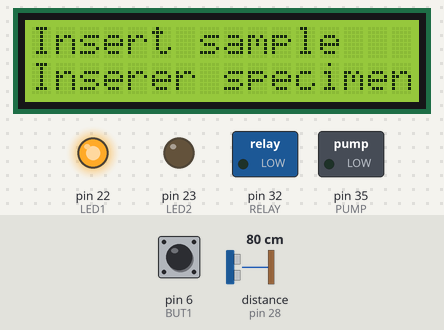
The sketch below on a simulated Arduino Mega 2560, built with avr-gcc and run on an emulated ATmega2560. On the bench: 16×2 character LCD, switched loads named in the sketch (green lamp = pin HIGH), output pins drawn as LEDs (lit = HIGH). Inputs (shaded band) come from the test bench; at power-on: pin 6 (BUT1) LOW, distance to the obstacle (sensor on pin 28) 80 cm. The echo pulse lasts 58.3 µs per cm; pins used as bus, display or sensor lines are not drawn; what the sketch prints to the serial monitor is not drawn.

Above: at 1.2 s.
1.3 s: pin 6 (BUT1) pulled HIGH for 0.15 s
At 2.0 s:
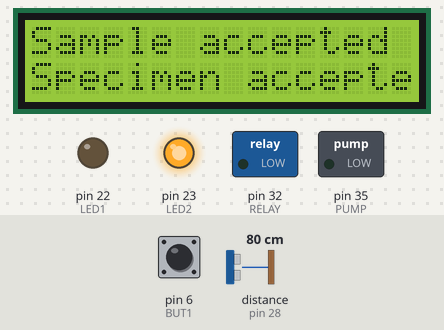
At 3.2 s:
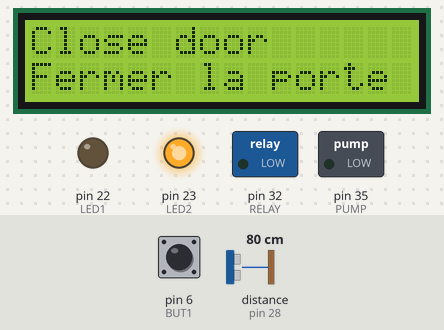
4.4 s: distance to the obstacle (sensor on pin 28) set to 2 cm
At 10.1 s:
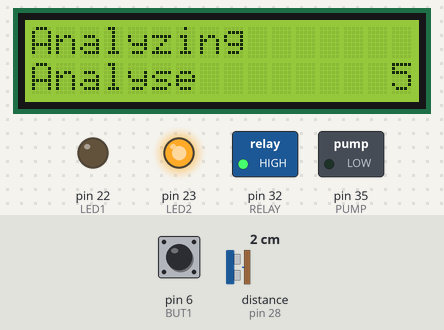
Timing chart, 0 to 11.6 s (numbered marks = the images above; inputs shaded):
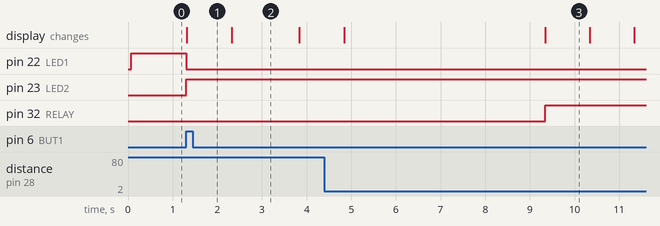

Measured:
- after the input at 1.3 s, pin 22 (LED1): HIGH → LOW at once; pin 23 (LED2): LOW → HIGH at once; the display: changes at once (image 1)
- after the input at 4.4 s, pin 32 (RELAY): LOW → HIGH after 4.9 s
- what the display in image 2 shows lasts 1.5 s, from 2.3 s to 3.8 s
- what the display in image 3 shows lasts 1.0 s, from 9.3 s to 10.3 s

The sketch:

Liquid_pump.ino
```cpp
/* Liquid_pump.ino
 *
 * This device is built into a large metal box with a front facing door. The door has 2 potentiometers and 5 switches on it as well as an LCD display
 * Inside the door is a small slot where a vial (the sample) can be placed. When the sample is inserted, a button is pressed.
 * The user must then close the door, activating the proximity sensor inside, and manipulate the switches and potentiometers to the correct values.
 * Once the correct combination is set, the relay is activated, sending power to the liquid pump which pumps water through a long tube into an external vial.
 *
 * LCD RS pin to digital pin 12
 * LCD Enable pin to digital pin 11
 * LCD D4 pin to digital pin 5
 * LCD D5 pin to digital pin 4
 * LCD D6 pin to digital pin 3
 * LCD D7 pin to digital pin 2
 * LCD R/W pin to ground
 * LCD VSS pin to ground
 * LCD VCC pin to 5V
 * 10K resistor:
 * ends to +5V and ground
 * wiper to LCD VO pin (pin 3)
 */

// include the libraries:
#include <LiquidCrystal.h>

// initialize the library with the numbers of the interface pins
LiquidCrystal lcd(12, 11, 5, 4, 3, 2);

#define BUT1 6    //define pin numbers
#define LED1 22
#define LED2 23
//#define LED3 24
#define TRIG 29
#define ECHO 28
#define RELAY 32
#define PUMP 35

#define SW1 36
#define SW2 37
#define SW3 38
#define SW4 39
#define SW5 40
#define POT1 0
#define POT2 1

bool sampleIn = false;

void setup() {
  pinMode(BUT1, INPUT);   //setup buttons for input/output
  pinMode(LED1, OUTPUT);
  pinMode(LED2, OUTPUT);
  //pinMode(LED3, OUTPUT);
  pinMode(TRIG, OUTPUT);  //output pin for echo location device
  pinMode(ECHO, INPUT);   //input pin for echo location device
  pinMode(PUMP, OUTPUT);  //power pins for liquid pump
  pinMode(RELAY, OUTPUT); //power pin for relay and door magnet

  pinMode(SW1, INPUT);
  pinMode(SW2, INPUT);
  pinMode(SW3, INPUT);
  pinMode(SW4, INPUT);
  pinMode(SW5, INPUT);

  lcd.begin(16,2);  // set up the LCD's number of columns and rows
  Serial.begin(9600);
}


void loop() {
  int doorDist = 0;
  lcd.setCursor(0,0);
  lcd.print("Insert sample    ");
  lcd.setCursor(0,1);
  lcd.print("Inserer specimen ");
  digitalWrite(LED1, HIGH);
  digitalWrite(LED2, LOW);
  //digitalWrite(LED3, LOW);

  if(digitalRead(BUT1)) //continue program once input vial is pressed against the button
    sampleIn = true;
  while(sampleIn){
      digitalWrite(LED1, LOW);
      digitalWrite(LED2, HIGH);
      //digitalWrite(LED3, LOW);
      lcd.setCursor(0,0);     //activate LCD
      lcd.print("Sample accepted  ");
      lcd.setCursor(0,1);
      lcd.print("Specimen accepte  ");
      doorDist = checkDistance();
      if(doorDist <= 15){
          delay(4500);
          doorShut();
      }
      delay(1000);
      lcd.setCursor(0,0);
      lcd.print("Close door         ");
      lcd.setCursor(0,1);
      lcd.print("Fermer la porte    ");
      doorDist = checkDistance();
      if(doorDist <= 8){
          delay(4500);
          doorShut();
      }
      delay(1500);
  }
}

void doorShut(){
    if(!sampleIn)
      return;
    digitalWrite(RELAY, HIGH);  //lock door with magnet
    digitalWrite(LED1, LOW);
    //digitalWrite(LED2, LOW);
    //digitalWrite(LED3, HIGH);
    for(int count=5;count>=0;count--){    //countdown from 5 to next phase of sequence
      lcd.setCursor(0,0);
      lcd.print("Analyzing       ");
      lcd.setCursor(0,1);
      lcd.print("Analyse        ");
      lcd.setCursor(15,1);
      lcd.print(count);
      delay(990);
      }
      checkParam();
}

void checkParam(){

  while(sampleIn){
    lcd.setCursor(0,0);
    lcd.print("Set paramaters   ");
    lcd.setCursor(0,1);
    lcd.print("                 ");
    delay(1000);
    lcd.setCursor(0,0);
    lcd.print("Choisir les     ");
    lcd.setCursor(0,1);
    lcd.print("parametres      ");
    delay(1000);
    int pot1 = analogRead(POT1);
    int pot2 = analogRead(POT2);
/*    Serial.print("Pot1: ");
    Serial.println(pot1);
    Serial.print("Pot2: ");
    Serial.println(pot2);
    if(digitalRead(SW1))
      Serial.println("SW1 high");
    if(digitalRead(SW2))
      Serial.println("SW2 high");
    if(digitalRead(SW3))
      Serial.println("SW3 high");
    if(digitalRead(SW4))
      Serial.println("SW4 high");
    if(digitalRead(SW5))
      Serial.println("SW5 high");
*/

    if(digitalRead(SW1) && !digitalRead(SW2) && !digitalRead(SW3) && digitalRead(SW4) && !digitalRead(SW5) && pot1 < 670 && pot1 > 300 && pot2 < 220 && pot2 > 50){
      lcd.setCursor(0,0);
      lcd.print("Success          ");
      lcd.setCursor(0,1);
      lcd.print("Succes           ");
      delay(2000);
      digitalWrite(PUMP, HIGH);
      delay(5000);  //5 seconds
      digitalWrite(PUMP, LOW);
      //Serial.print("Success on pump");
      delay(5000);
      lcd.setCursor(0,0);
      lcd.print("Keep door shut  ");
      lcd.setCursor(0,1);
      lcd.print("Garder fermee   ");
      delay(5000);
      lcd.setCursor(0,0);
      lcd.print("Keep door shut  ");
      lcd.setCursor(0,1);
      lcd.print("Garder fermee   ");
      delay(590000);  //10:00 minutes
      sampleIn = false;
      digitalWrite(RELAY, LOW);
    }
  }
}

int checkDistance(){    //use echo location device to check for distance between
  int maxRange = 200;
  int minRange = 0;
  long duration, distance;

  digitalWrite(TRIG, LOW);
  delayMicroseconds(10);
  digitalWrite(TRIG, HIGH);
  delayMicroseconds(10);
  digitalWrite(TRIG, LOW);
  duration = pulseIn(ECHO, HIGH);
  distance = duration/58.2;
  if(distance >= maxRange || distance <= minRange){
    Serial.println("Out of range");   //echo location device does not have a signal
    return 25;
  }
  else{
    Serial.println(distance);
    return distance;
  }

}
```
